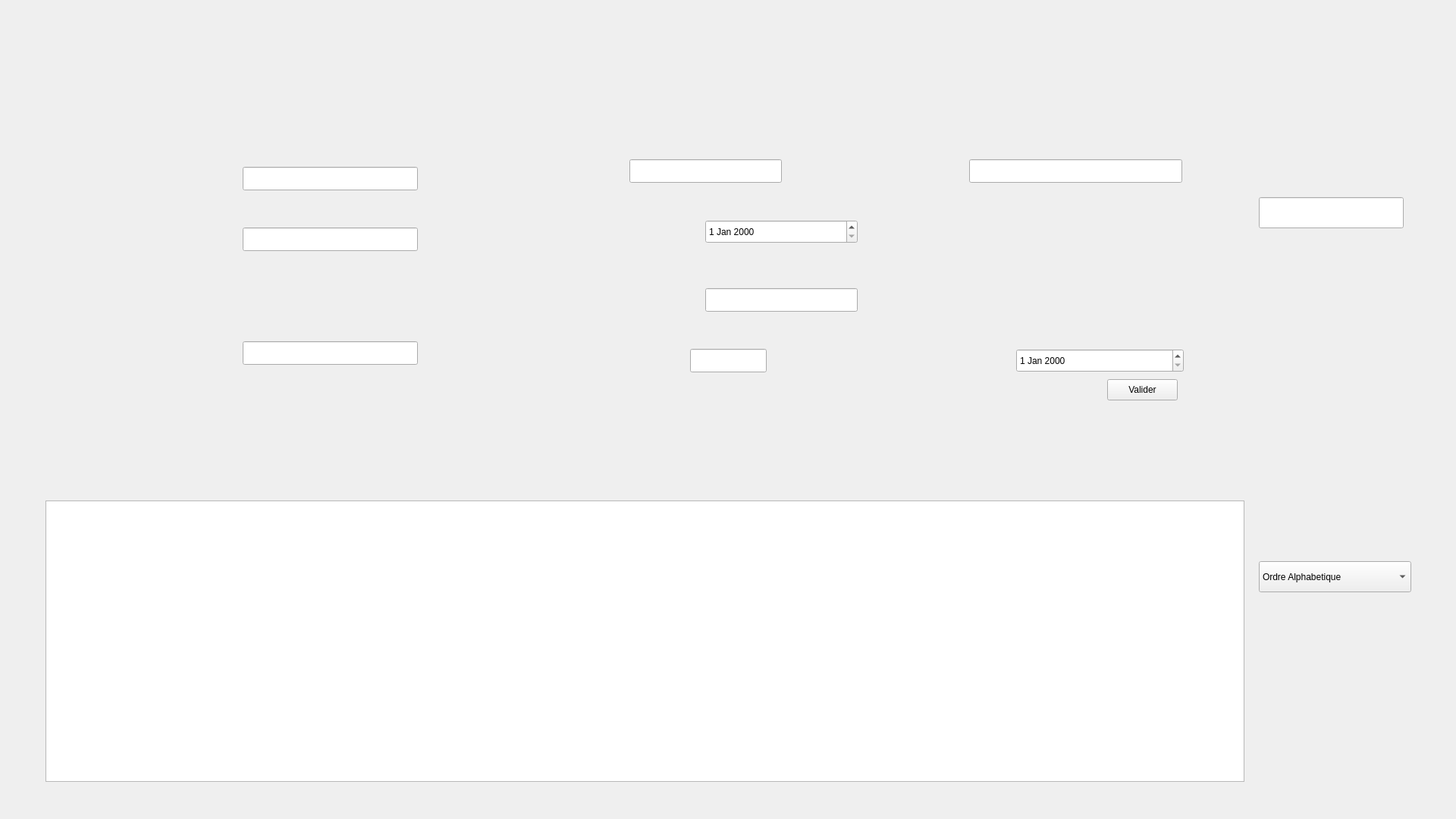
<?xml version="1.0" encoding="UTF-8"?>
<ui version="4.0">
 <class>Ajouter_Client</class>
 <widget class="QDialog" name="Ajouter_Client">
  <property name="geometry">
   <rect>
    <x>0</x>
    <y>0</y>
    <width>1920</width>
    <height>1080</height>
   </rect>
  </property>
  <property name="windowTitle">
   <string>Dialog</string>
  </property>
  <widget class="QPushButton" name="pushButton">
   <property name="geometry">
    <rect>
     <x>10</x>
     <y>40</y>
     <width>91</width>
     <height>61</height>
    </rect>
   </property>
   <property name="text">
    <string/>
   </property>
   <property name="icon">
    <iconset resource="resources/ressources.qrc">
     <normaloff>:/Back.png</normaloff>:/Back.png</iconset>
   </property>
   <property name="iconSize">
    <size>
     <width>50</width>
     <height>50</height>
    </size>
   </property>
   <property name="flat">
    <bool>true</bool>
   </property>
  </widget>
  <widget class="QPushButton" name="pushButton_2">
   <property name="geometry">
    <rect>
     <x>1670</x>
     <y>150</y>
     <width>161</width>
     <height>61</height>
    </rect>
   </property>
   <property name="text">
    <string/>
   </property>
   <property name="autoRepeat">
    <bool>false</bool>
   </property>
   <property name="autoDefault">
    <bool>true</bool>
   </property>
   <property name="default">
    <bool>true</bool>
   </property>
   <property name="flat">
    <bool>true</bool>
   </property>
  </widget>
  <widget class="QLabel" name="label_iddemande">
   <property name="geometry">
    <rect>
     <x>0</x>
     <y>0</y>
     <width>1920</width>
     <height>1080</height>
    </rect>
   </property>
   <property name="text">
    <string/>
   </property>
   <property name="pixmap">
    <pixmap resource="resources/ressources.qrc">:/gestion clients.png</pixmap>
   </property>
  </widget>
  <widget class="QLineEdit" name="lineEdit_nom">
   <property name="geometry">
    <rect>
     <x>320</x>
     <y>220</y>
     <width>231</width>
     <height>31</height>
    </rect>
   </property>
  </widget>
  <widget class="QLineEdit" name="lineEdit_prenom">
   <property name="geometry">
    <rect>
     <x>320</x>
     <y>300</y>
     <width>231</width>
     <height>31</height>
    </rect>
   </property>
  </widget>
  <widget class="QLineEdit" name="lineEdit_cin">
   <property name="geometry">
    <rect>
     <x>830</x>
     <y>210</y>
     <width>201</width>
     <height>31</height>
    </rect>
   </property>
  </widget>
  <widget class="QLineEdit" name="lineEdit_nat">
   <property name="geometry">
    <rect>
     <x>320</x>
     <y>450</y>
     <width>231</width>
     <height>31</height>
    </rect>
   </property>
   <property name="autoFillBackground">
    <bool>false</bool>
   </property>
   <property name="inputMask">
    <string/>
   </property>
   <property name="dragEnabled">
    <bool>false</bool>
   </property>
   <property name="readOnly">
    <bool>false</bool>
   </property>
   <property name="cursorMoveStyle">
    <enum>Qt::LogicalMoveStyle</enum>
   </property>
   <property name="clearButtonEnabled">
    <bool>false</bool>
   </property>
  </widget>
  <widget class="QDateEdit" name="dateEdit_ddn">
   <property name="geometry">
    <rect>
     <x>930</x>
     <y>290</y>
     <width>201</width>
     <height>31</height>
    </rect>
   </property>
  </widget>
  <widget class="QLineEdit" name="lineEdit_contact">
   <property name="geometry">
    <rect>
     <x>930</x>
     <y>380</y>
     <width>201</width>
     <height>31</height>
    </rect>
   </property>
  </widget>
  <widget class="QLineEdit" name="lineEdit_nbvol">
   <property name="geometry">
    <rect>
     <x>910</x>
     <y>460</y>
     <width>101</width>
     <height>31</height>
    </rect>
   </property>
  </widget>
  <widget class="QLineEdit" name="lineEdit_id">
   <property name="geometry">
    <rect>
     <x>1278</x>
     <y>210</y>
     <width>281</width>
     <height>31</height>
    </rect>
   </property>
  </widget>
  <widget class="QDateEdit" name="dateEdit_ddi">
   <property name="geometry">
    <rect>
     <x>1340</x>
     <y>460</y>
     <width>221</width>
     <height>31</height>
    </rect>
   </property>
  </widget>
  <widget class="QTableView" name="tableView_affiche">
   <property name="geometry">
    <rect>
     <x>60</x>
     <y>660</y>
     <width>1581</width>
     <height>371</height>
    </rect>
   </property>
  </widget>
  <widget class="QPushButton" name="pushButton_recherche">
   <property name="geometry">
    <rect>
     <x>1670</x>
     <y>420</y>
     <width>161</width>
     <height>61</height>
    </rect>
   </property>
   <property name="text">
    <string/>
   </property>
   <property name="flat">
    <bool>true</bool>
   </property>
  </widget>
  <widget class="QLineEdit" name="lineEdit_iddemande">
   <property name="geometry">
    <rect>
     <x>1660</x>
     <y>260</y>
     <width>191</width>
     <height>41</height>
    </rect>
   </property>
  </widget>
  <widget class="QPushButton" name="pushButton_supprimer">
   <property name="geometry">
    <rect>
     <x>1670</x>
     <y>510</y>
     <width>161</width>
     <height>71</height>
    </rect>
   </property>
   <property name="text">
    <string/>
   </property>
   <property name="flat">
    <bool>true</bool>
   </property>
  </widget>
  <widget class="QComboBox" name="comboBox">
   <property name="geometry">
    <rect>
     <x>1660</x>
     <y>740</y>
     <width>201</width>
     <height>41</height>
    </rect>
   </property>
   <item>
    <property name="text">
     <string>Ordre Alphabetique</string>
    </property>
   </item>
   <item>
    <property name="text">
     <string>Nombre De Vols</string>
    </property>
   </item>
   <item>
    <property name="text">
     <string>Identifiant</string>
    </property>
   </item>
   <item>
    <property name="text">
     <string>Date D'Inscription</string>
    </property>
   </item>
  </widget>
  <widget class="QPushButton" name="pushButton_modifier">
   <property name="geometry">
    <rect>
     <x>1670</x>
     <y>320</y>
     <width>161</width>
     <height>71</height>
    </rect>
   </property>
   <property name="text">
    <string/>
   </property>
   <property name="flat">
    <bool>true</bool>
   </property>
  </widget>
  <widget class="QPushButton" name="pushButton_valider">
   <property name="geometry">
    <rect>
     <x>1460</x>
     <y>500</y>
     <width>93</width>
     <height>28</height>
    </rect>
   </property>
   <property name="text">
    <string>Valider</string>
   </property>
  </widget>
  <zorder>label_iddemande</zorder>
  <zorder>pushButton</zorder>
  <zorder>pushButton_2</zorder>
  <zorder>lineEdit_nom</zorder>
  <zorder>lineEdit_prenom</zorder>
  <zorder>lineEdit_cin</zorder>
  <zorder>lineEdit_nat</zorder>
  <zorder>dateEdit_ddn</zorder>
  <zorder>lineEdit_contact</zorder>
  <zorder>lineEdit_nbvol</zorder>
  <zorder>lineEdit_id</zorder>
  <zorder>dateEdit_ddi</zorder>
  <zorder>tableView_affiche</zorder>
  <zorder>pushButton_recherche</zorder>
  <zorder>lineEdit_iddemande</zorder>
  <zorder>pushButton_supprimer</zorder>
  <zorder>comboBox</zorder>
  <zorder>pushButton_modifier</zorder>
  <zorder>pushButton_valider</zorder>
 </widget>
 <resources>
  <include location="resources/ressources.qrc"/>
  <include location="resources/ressources.qrc"/>
  <include location="resources/ressources.qrc"/>
  <include location="resources/ressources.qrc"/>
  <include location="resources/ressources.qrc"/>
 </resources>
 <connections/>
</ui>
